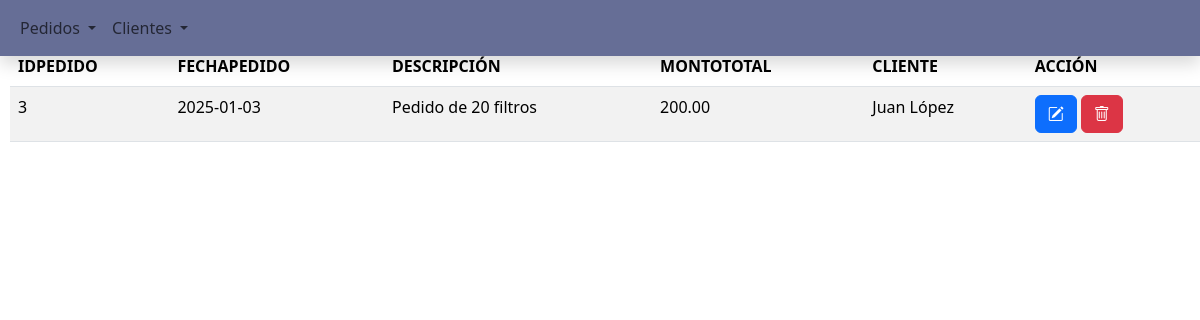
Screenshot of /listadoPedidos.php?lstCliente=3 with the database file from the repository.
### tables this page shows
CREATE TABLE `Pedidos` (
  `id_pedido` int NOT NULL,
  `fecha_pedido` date NOT NULL,
  `descripcion_pedido` varchar(255) NOT NULL,
  `monto_total_pedido` decimal(10,2) NOT NULL,
  `id_cliente` int NOT NULL
);

CREATE TABLE `Clientes` (
  `id_cliente` int NOT NULL,
  `nombre_cliente` varchar(100) NOT NULL,
  `correo_cliente` varchar(100) NOT NULL,
  `direccion_cliente` varchar(255) NOT NULL
);

### listadoPedidos.php (the view, shortened to what this page needs)
<?php
$conexion = obtenerConexion();
if (isset($_GET['lstCliente'])) {
    $id_cliente = $_GET['lstCliente'];
    $sql = "SELECT p.*, c.nombre_cliente AS nombreCliente FROM Pedidos p INNER JOIN Clientes c ON p.id_cliente = c.id_cliente WHERE p.id_cliente = ? ORDER BY id_pedido ASC;";
    $stmt = $conexion->prepare($sql);
    $stmt->bind_param("i", $id_cliente);
    $stmt->execute();
    $resultado = $stmt->get_result();
} else {
    $sql = "SELECT p.*, c.nombre_cliente AS nombreCliente FROM Pedidos p INNER JOIN Clientes c ON p.id_cliente = c.id_cliente ORDER BY id_pedido ASC;";
    $resultado = mysqli_query($conexion, $sql);
}
$mensaje = "<h2 class='text-center'>Listado de Pedidos</h2>";
$mensaje .= "<table class='table table-striped'>";
$mensaje .= "<thead><tr><th>IDPEDIDO</th><th>FECHAPEDIDO</th><th>DESCRIPCIÓN</th><th>MONTOTOTAL</th><th>CLIENTE</th><th>ACCIÓN</th></tr></thead>";
$mensaje .= "<tbody>";
while ($fila = mysqli_fetch_assoc($resultado)) {
    $mensaje .= "<tr><td>" . $fila['id_pedido'] . "</td>";
    $mensaje .= "<td>" . $fila['fecha_pedido'] . "</td>";
    $mensaje .= "<td>" . $fila['descripcion_pedido'] . "</td>";
    $mensaje .= "<td>" . $fila['monto_total_pedido'] . "</td>";
    $mensaje .= "<td>" . $fila['nombreCliente'] . "</td>";
    $mensaje .= "<td><form class='d-inline me-1' action='editarPedido.php' method='post'>";
    $mensaje .= "<input type='hidden' name='pedido' value='" . htmlspecialchars(json_encode($fila), ENT_QUOTES) . "' />";
    $mensaje .= "<button name='Editar' class='btn btn-primary'><i class='bi bi-pencil-square'></i></button></form>";
    $mensaje .= "<form class='d-inline' action='procesoBorrarPedido.php' method='post'>";
    $mensaje .= "<input type='hidden' name='id_pedido' value='" . $fila['id_pedido']  . "' />";
    $mensaje .= "<button name='Borrar' class='btn btn-danger'><i class='bi bi-trash'></i></button></form>";
    $mensaje .= "</td></tr>";
}
$mensaje .= "</tbody></table>";
echo $mensaje;
?>

### rows the page displays
pedidos: id_pedido "3", fecha_pedido "2025-01-03", descripcion_pedido "Pedido de 20 filtros", monto_total_pedido "200.00", id_cliente.nombre_cliente "Juan López"
